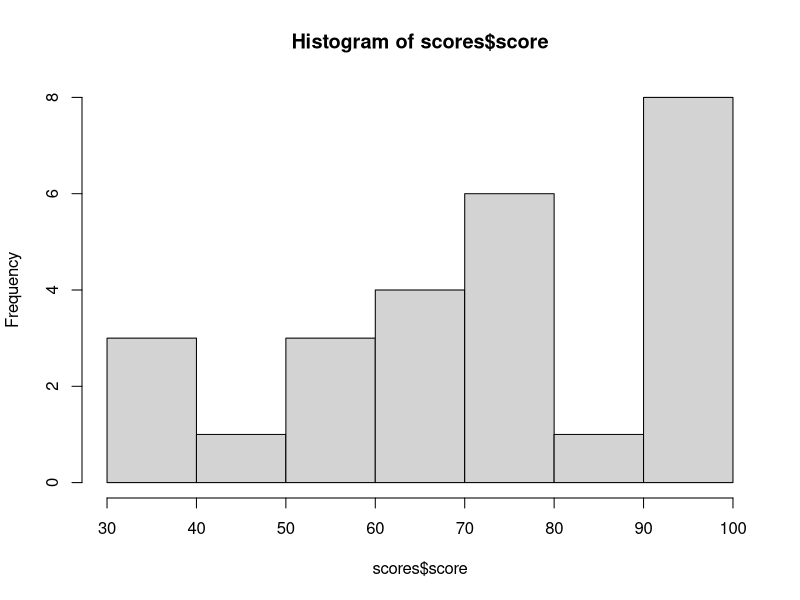
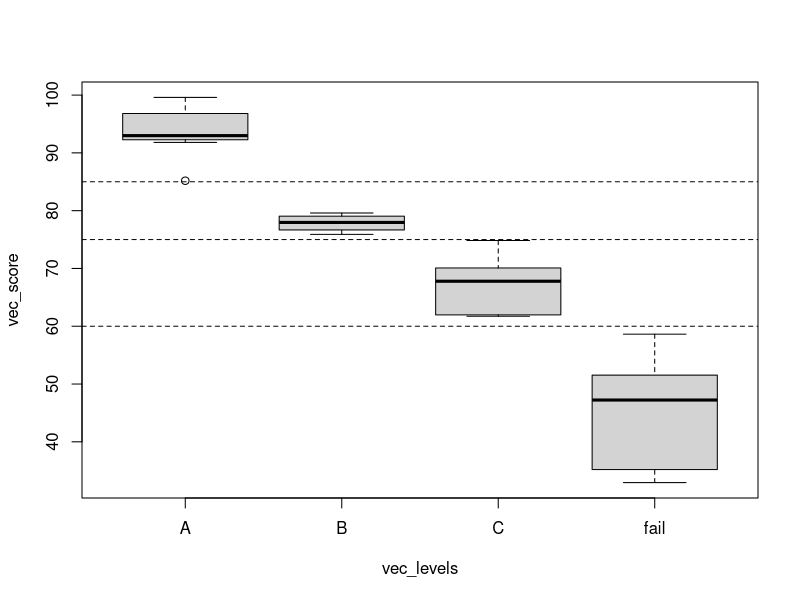

Generate these figures, in order, with R:
## ---- chunk 1
knitr::opts_chunk$set(echo = TRUE)
## ---- chunk 2
a <- 4
if (a %% 2 == 0) {
  b1 <- a * -1
}
a
b1
## ---- chunk 3
a <- 5
if (a %% 2 == 0) {
  b <- a * -1
} else {
  b <- a ^ 2
}
b
## ---- chunk 4
# nested if else
a <- 0.33
if (a %% 2 == 0) {
  b <- a * -1
} else {
  if (a %% 2 == 1) {
    b <- a ^ 2
  } else {
    b <- a * 10
  }
}
b
## ---- chunk 5
# Define your own categories
small <- 1:5
medium <- 6:10
large <- 11:15

a <- 2
if (a %in% small) {
  b <- 'Small number'
} else if (a %in% medium) {
  b <- 'Medium Number'
} else if (a %in% large) {
  b <- 'Large number'
} else {
  b <- 'Number out of range'
}
b

a <- 12
if (a %in% small) {
  b <- 'Small number'
} else {
  if (a %in% medium) {
    b <- 'Medium Number'
  } else {
    if (a %in% large) {
      b <- 'Large number'
    } else {
      b <- 'Number out of range'
    }
  }
} 
b
## ---- chunk 6
if(TRUE) warning("This is a warning")
if(TRUE) message("This is a message")
# if(TRUE) stop("Stoped because of ...")
stopifnot()
## ---- chunk 7
vec_a <- c(3, 2, -5, 7, 0)
## ---- chunk 8
vec_a2 <- vector(mode = "numeric", length = length(vec_a)) # to hold results
for (i in 1:length(vec_a)){
  if (vec_a[i] >= 0){
    vec_a2[i] = sqrt(vec_a[i])
  } else {
    vec_a2[i] = vec_a[i]
  }
} 
vec_a2
## ---- chunk 9
ifelse(vec_a >= 0, sqrt(vec_a), vec_a)
vec_a2
## ---- chunk 10
(vec_test <- vec_a >= 0)
(vec_yes <- sqrt(vec_a)) # warning here
(vec_no <- vec_a)
ifelse(vec_test, vec_yes, vec_no) # no warning
## ---- chunk 11
ifelse(vec_a >= 0, sqrt(vec_a), NA)
sqrt(ifelse(vec_a >= 0, vec_a, NA)) # No warning any more
## ---- chunk 12
mat_a <- matrix(data = c(1:6, -2, -5, 0), nrow = 3, ncol = 3)
mat_a
ifelse(mat_a > 0, sqrt(mat_a), mat_a)
## ---- chunk 13
set.seed(123)
scores <- data.frame(names = letters,
                     score = runif(n = 26, min = 30, max = 100))
head(scores, n = 3)
hist(scores$score)
## ---- chunk 14
str(scores)
scores$score
(pass_fail <- ifelse(scores$score >= 60, "pass", "fail")) # recycle
scores$status <- pass_fail
head(scores, n = 6)
table(scores$status)
table(scores$score >= 60)
## ---- chunk 15
# nested ifelse
vec_levels <- 
  ifelse(scores$score < 60, "fail", 
       ifelse(scores$score < 75, "C",
              ifelse(scores$score < 85, "B", "A")))
vec_score <- scores$score # to make it easier to check
names(vec_score) <- vec_levels # in pratice, you should make it as a new column
vec_score

dplyr::case_when(
  scores$score < 60 ~ "fail",
  scores$score < 75 ~ "C",
  scores$score < 85 ~ "B",
  TRUE ~ "A"
)
## ---- chunk 16
# "A" (>= 85), "B" (>= 75), "C" (>= 60)
boxplot(vec_score ~ vec_levels)
abline(h = c(60, 75, 85), lty = 2)
## ---- chunk 17
(vec_x <- factor(c("b", "a", "d", "e")))
(vec_y <- ifelse(vec_x == "a", vec_x, NA))
as.numeric(vec_x)
vec_x2 <- as.character(vec_x) # convert first
ifelse(vec_x2 == "a", vec_x2, NA)
## ---- chunk 18
feelings <- c("sad", "afraid")
for (i in feelings){
  print(
    switch(i,
           happy  = "I am glad you are happy",
           afraid = "There is nothing to fear",
           sad    = "Cheer up",
           angry  = "Calm down now"
    ) 
  )
}
## ---- chunk 19
mydate <- function(type = "long") {
  switch(type,
         long =  format(Sys.time(), "%A %B %d %Y"),
         short = format(Sys.time(), "%m-%d-%y"),
         cat(type, "is not a recognized type\n")
  ) 
}
mydate("long")
mydate("short")
mydate("medium")
